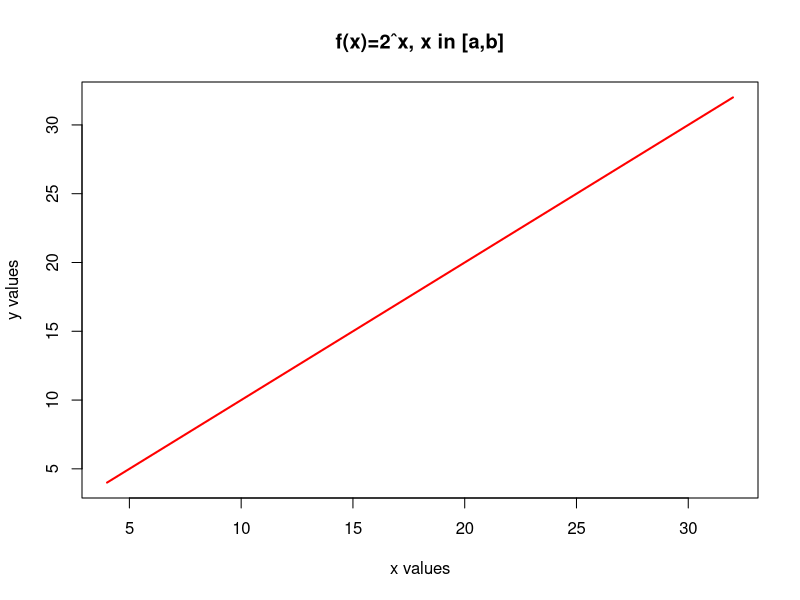

Reproduce this figure in R.
showGraph <- function(a, b){
    if(a >= b){
        stop("First parameter value must be smaller than second parameter value")
    }

    values <- c()

    for (i in a:b){
        values <- c(values, 2^i)
    }   

    plot(values, values, col="red", type="l", lwd=2, main="f(x)=2ˆx, x in [a,b]", xlab="x values",ylab="y values")
}

showGraph(2,5)